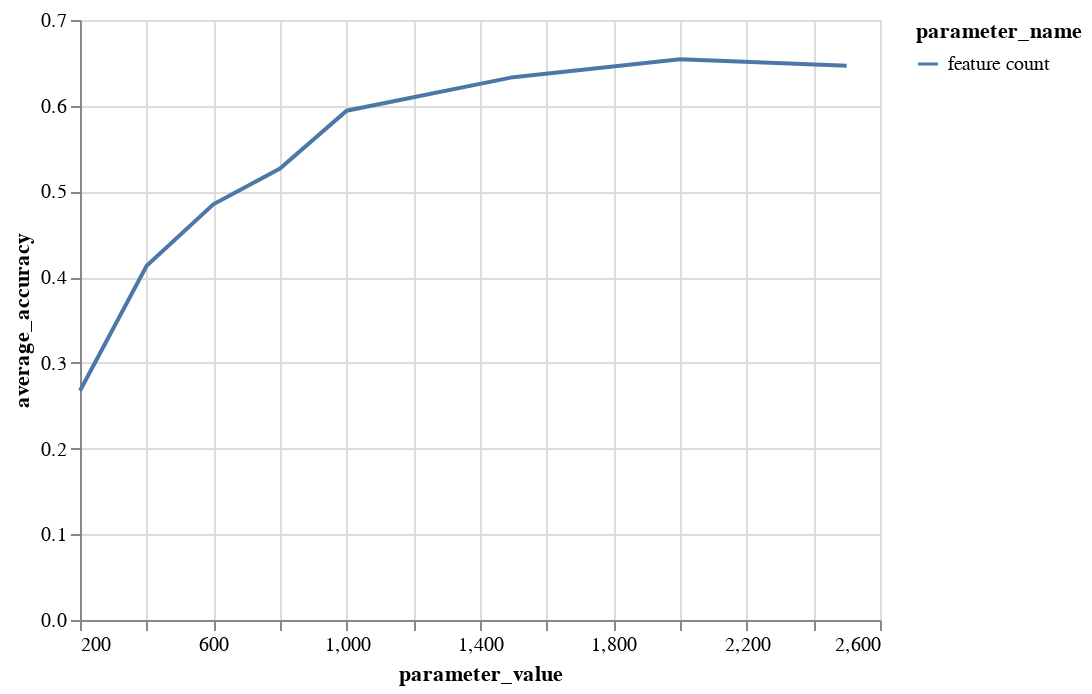

The notebook cell saved with this chart:
### Code cell
alt.Chart(validation_results).mark_line().encode(
    x='parameter_value',
    y='average_accuracy',
    color='parameter_name'
)

### Figure 1 — Vega-Lite specification as saved in the notebook (floating-point values rounded to 4 significant figures)
{"config": {"view": {"continuousWidth": 400, "continuousHeight": 300}}, "data": {"name": "data-ccd877753d33f0bb74c239b0d5126c9f"}, "mark": "line", "encoding": {"color": {"field": "parameter_name", "type": "nominal"}, "x": {"field": "parameter_value", "type": "quantitative"}, "y": {"field": "average_accuracy", "type": "quantitative"}}, "$schema": "https://vega.github.io/schema/vega-lite/v4.17.0.json", "datasets": {"data-ccd877753d33f0bb74c239b0d5126c9f": [{"parameter_name": "feature count", "parameter_value": 200, "average_accuracy": 0.2675}, {"parameter_name": "feature count", "parameter_value": 400, "average_accuracy": 0.4133}, {"parameter_name": "feature count", "parameter_value": 600, "average_accuracy": 0.485}, {"parameter_name": "feature count", "parameter_value": 800, "average_accuracy": 0.5267}, {"parameter_name": "feature count", "parameter_value": 1000, "average_accuracy": 0.5942}, {"parameter_name": "feature count", "parameter_value": 1500, "average_accuracy": 0.6333}, {"parameter_name": "feature count", "parameter_value": 2000, "average_accuracy": 0.6542}, {"parameter_name": "feature count", "parameter_value": 2500, "average_accuracy": 0.6467}]}}
